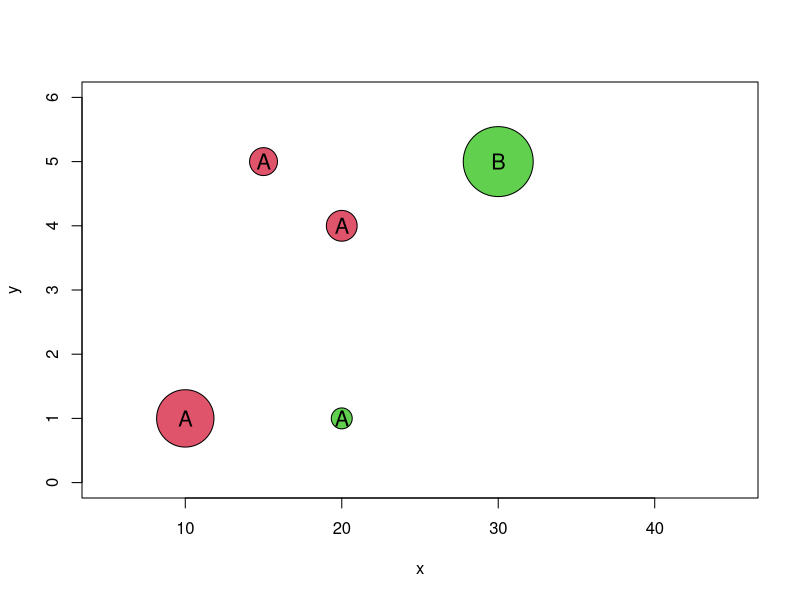
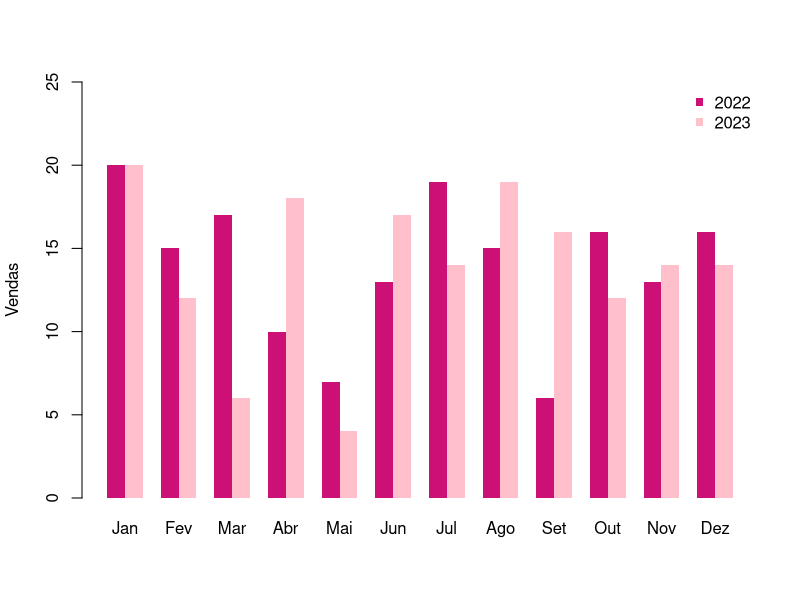

Write the R code that produced these figures, in order.
## ---- chunk 1
x <- c(10,20,15,20,30)
y <- c( 1, 4, 5, 1, 5)
z <- c(41,22,20,15,50)
R <- c("A","A","A","A","B")
C <- c(2,2,2,3,3)

symbols(x=x,  y=y,
        circles = z, 
        inches = 0.35,
        bg=C,
        xlim=c(5,45),
        ylim=c(0,6))

text(x,y,R,cex=1.3)
## ---- chunk 2
ano=c(rep(2022,12),rep(2023,12))
mes=c(rep(1:12,2))
vendas=rpois(24,15)
m <- c('Jan','Fev','Mar','Abr','Mai','Jun',
       'Jul','Ago','Set','Out','Nov','Dez')
cores=c("deeppink3","pink")

barplot(rbind(vendas[1:12],vendas[13:24]),
        beside=T,names.arg = m, ylim=c(0,25),
        col=cores,border=NA,ylab="Vendas")

legend('topright',c('2022','2023'),
       pch=15,col=cores,box.col=NA)
